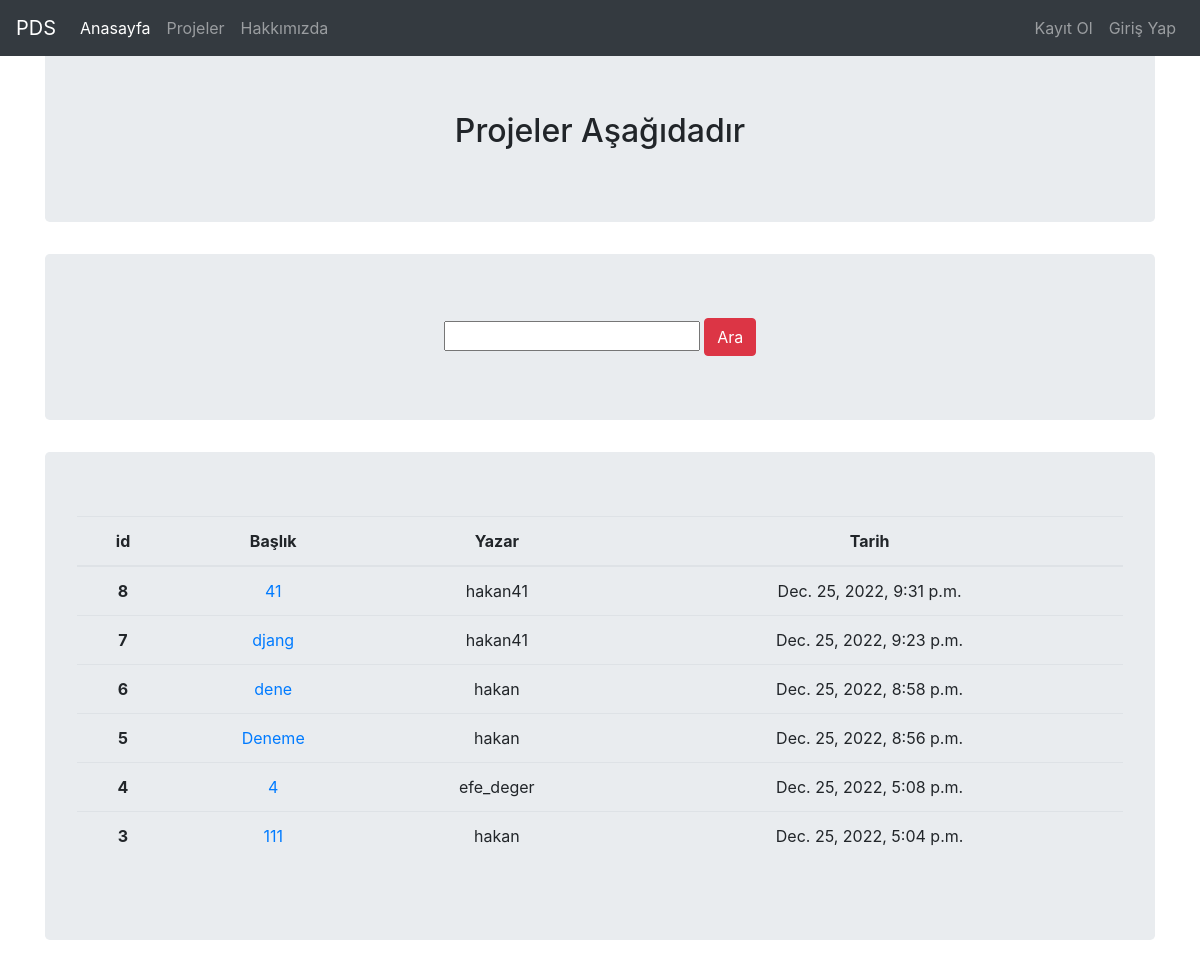
The app's page /projects/, older data.
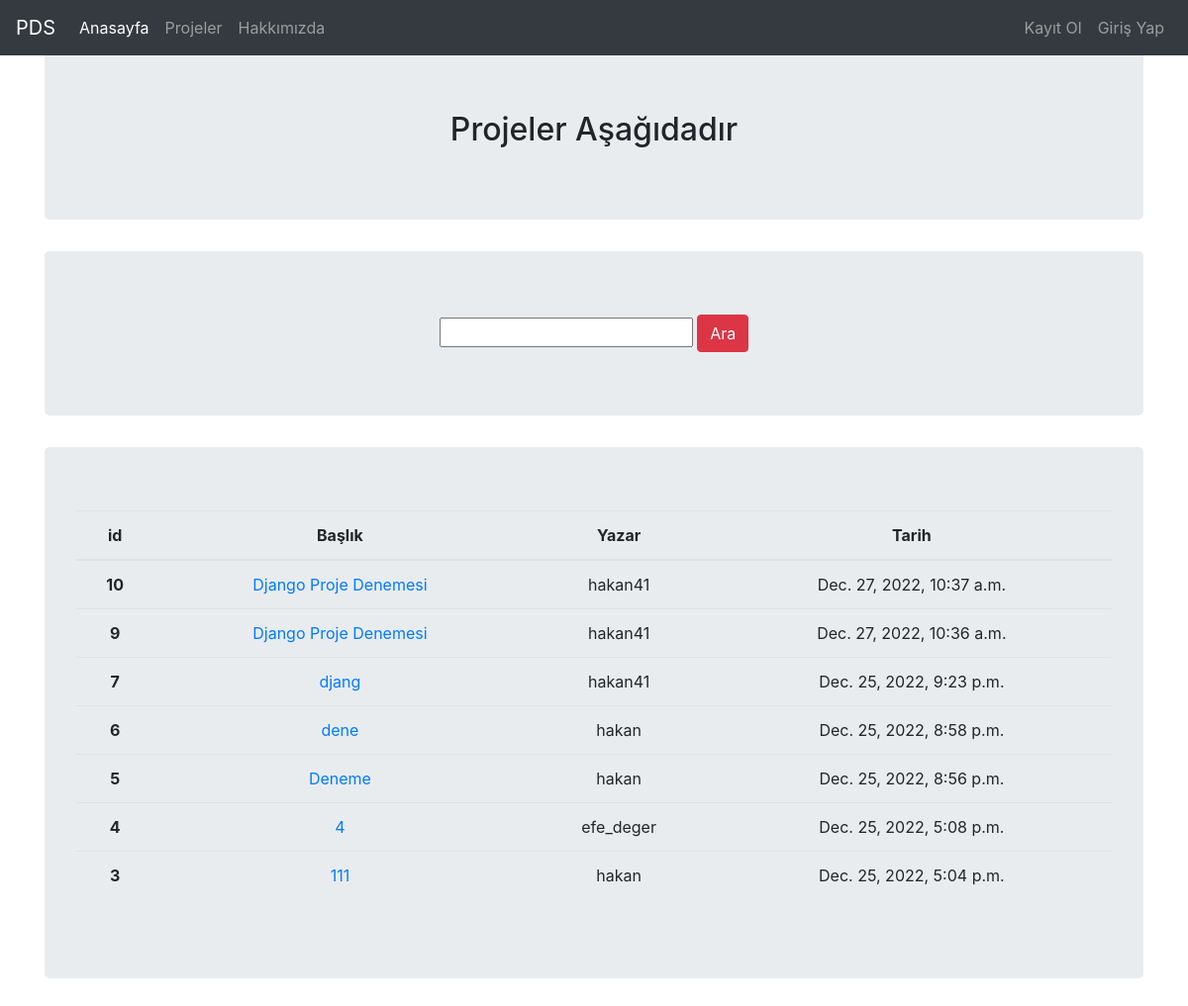
The same page, newer data.
### project/models.py (models this page shows, shortened)
class Projeler(models.Model):
    STATUS = (
        ('True', 'Evet'),
        ('False', 'Hayır'),
    )
    author = models.ForeignKey("auth.User", on_delete=models.CASCADE)
    title = models.CharField(max_length=50)
    keywords = models.CharField(blank=True, max_length=50)
    description = models.CharField(max_length=300, blank=True)
    image = models.ImageField(blank=True, upload_to='images/')
    detail = models.TextField()
    videolink = models.CharField(max_length=50, blank=True)
    status = models.CharField(choices=STATUS, max_length=10)
    created_at = models.DateTimeField(auto_now_add=True)
    updated_at = models.DateTimeField(auto_now=True)
    class Meta:
        ordering = ['-created_at']

### project/views.py (the view)
# urls.py: path('projects/', include("project.urls"))
def project(request):
    keyword = request.GET.get("keyword")
    if keyword:
        projects = Projeler.objects.filter(title__contains = keyword)
        return render(request, "projects.html", {"projects":projects})
    projects = Projeler.objects.all()
    context = {
        "projects":projects
    }
    return render(request, "projects.html", context)

### templates/projects.html
{% extends "layout.html" %}
{% block body %}
<div class="jumbotron text-center">
    <h2>Projeler Aşağıdadır<h2>
</div>
<div class="jumbotron text-center">
    <form>
        <input type="text" name="keyword" class="input-sm">
        <button type="submit" class="btn btn-danger">Ara</button>
    </form>
</div>
<div class="jumbotron text-center" class="alert-success">
    {% if projects %}
    <table class="table">
        <thead>
        <tr>
            <th scope="col">id</th>
            <th scope="col">Başlık</th>
            <th scope="col">Yazar</th>
            <th scope="col">Tarih</th>
        </tr>
        </thead>
        <tbody>
            {% for project in projects %}
            <tr>
                <th scope="row">{{project.id}}</th>
                <td><a href="/projects/project/{{project.id}}">{{project.title}}</a></td>
                <td>{{project.author}}</td>
                <td>{{project.created_at}}</td>
            </tr>
            {% endfor %}
        </tbody>
    </table>
{% else %}
    <div class="alert alert-danger">Henüz bir proje bulunmuyor.</div>
{% endif %}
</div>
{% endblock body %}

### templates/layout.html (shortened to what this page needs)
<!DOCTYPE html>
<html lang="en">
<head>
    <link rel="stylesheet" href="https://cdn.jsdelivr.net/npm/bootstrap@4.0.0/dist/css/bootstrap.min.css">
</head>
<body>
    {% include "includes/navbar.html" %}
    <br>
    <br>
    <div class="container">
        {% block body %}
        {% endblock body %}
    </div>
</body>
</html>

### templates/includes/navbar.html (shortened to what this page needs)
<nav class="navbar navbar-expand-md navbar-dark fixed-top bg-dark">
    <a class="navbar-brand" href="/">PDS</a>
    <div class="collapse navbar-collapse" id="navbarCollapse">
      <ul class="navbar-nav mr-auto">
        <li class="nav-item active">
          <a class="nav-link" href="/">Anasayfa<span class="sr-only">(current)</span></a>
        </li>
        <li class="nav-item">
          <a class="nav-link" href="/projects/">Projeler</a>
        </li>
        <li class="nav-item">
          <a class="nav-link" href="/about">Hakkımızda</a>
        </li>
      </ul>
      <ul class="navbar-nav ml-auto">
        {% if request.user.is_authenticated %}
          <li class="nav-item">
            <a class="nav-link" href="/projects/dashboard">Kontrol Paneli</a>
          </li>
          <li class="nav-item">
            <a class="nav-link" href="/user/logout">Çıkış Yap</a>
          </li>
        {% else %}
          <li class="nav-item">
            <a class="nav-link" href="/user/register">Kayıt Ol</a>
          </li>
          <li class="nav-item">
            <a class="nav-link" href="/user/login">Giriş Yap</a>
        {% endif %}
      </ul>
    </div>
  </nav>

Row changes from the older to the newer data that the page shows:
removed Projeler: id "8", title "41", author "hakan41", created_at "Dec. 25, 2022, 9:31 p.m."
added Projeler: id "10", title "Django Proje Denemesi", author "hakan41", created_at "Dec. 27, 2022, 10:37 a.m."
added Projeler: id "9", title "Django Proje Denemesi", author "hakan41", created_at "Dec. 27, 2022, 10:36 a.m."
